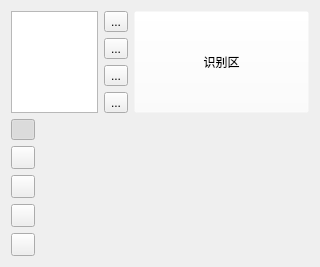
<?xml version="1.0" encoding="UTF-8"?>
<ui version="4.0">
 <class>WrittingPanel</class>
 <widget class="QWidget" name="WrittingPanel">
  <property name="geometry">
   <rect>
    <x>0</x>
    <y>0</y>
    <width>320</width>
    <height>240</height>
   </rect>
  </property>
  <property name="windowTitle">
   <string>WrittingPanel</string>
  </property>
  <layout class="QGridLayout" name="gridLayout_2">
   <item row="0" column="0">
    <layout class="QGridLayout" name="gridLayout" rowstretch="2,8" columnstretch="1,11">
     <property name="sizeConstraint">
      <enum>QLayout::SetDefaultConstraint</enum>
     </property>
     <item row="1" column="0">
      <layout class="QVBoxLayout" name="verticalLayout">
       <item>
        <widget class="QToolButton" name="tbtn_rubber">
         <property name="sizePolicy">
          <sizepolicy hsizetype="Preferred" vsizetype="Preferred">
           <horstretch>10</horstretch>
           <verstretch>10</verstretch>
          </sizepolicy>
         </property>
         <property name="focusPolicy">
          <enum>Qt::TabFocus</enum>
         </property>
         <property name="styleSheet">
          <string notr="true"/>
         </property>
         <property name="text">
          <string/>
         </property>
         <property name="iconSize">
          <size>
           <width>14</width>
           <height>14</height>
          </size>
         </property>
         <property name="checkable">
          <bool>true</bool>
         </property>
         <property name="checked">
          <bool>true</bool>
         </property>
        </widget>
       </item>
       <item>
        <widget class="QToolButton" name="tbtn_set">
         <property name="sizePolicy">
          <sizepolicy hsizetype="Preferred" vsizetype="Preferred">
           <horstretch>10</horstretch>
           <verstretch>10</verstretch>
          </sizepolicy>
         </property>
         <property name="focusPolicy">
          <enum>Qt::TabFocus</enum>
         </property>
         <property name="styleSheet">
          <string notr="true"/>
         </property>
         <property name="text">
          <string/>
         </property>
        </widget>
       </item>
       <item>
        <widget class="QToolButton" name="tbtn_undo">
         <property name="sizePolicy">
          <sizepolicy hsizetype="Preferred" vsizetype="Preferred">
           <horstretch>10</horstretch>
           <verstretch>10</verstretch>
          </sizepolicy>
         </property>
         <property name="focusPolicy">
          <enum>Qt::TabFocus</enum>
         </property>
         <property name="styleSheet">
          <string/>
         </property>
         <property name="text">
          <string/>
         </property>
        </widget>
       </item>
       <item>
        <widget class="QToolButton" name="tbtn_cls">
         <property name="sizePolicy">
          <sizepolicy hsizetype="Preferred" vsizetype="Preferred">
           <horstretch>10</horstretch>
           <verstretch>10</verstretch>
          </sizepolicy>
         </property>
         <property name="focusPolicy">
          <enum>Qt::TabFocus</enum>
         </property>
         <property name="styleSheet">
          <string/>
         </property>
         <property name="text">
          <string/>
         </property>
        </widget>
       </item>
       <item>
        <widget class="QToolButton" name="tbtn_exit">
         <property name="sizePolicy">
          <sizepolicy hsizetype="Preferred" vsizetype="Preferred">
           <horstretch>10</horstretch>
           <verstretch>10</verstretch>
          </sizepolicy>
         </property>
         <property name="focusPolicy">
          <enum>Qt::TabFocus</enum>
         </property>
         <property name="styleSheet">
          <string notr="true"/>
         </property>
         <property name="text">
          <string/>
         </property>
        </widget>
       </item>
      </layout>
     </item>
     <item row="1" column="1">
      <widget class="QWidget" name="widget" native="true"/>
     </item>
     <item row="0" column="0" colspan="2">
      <layout class="QHBoxLayout" name="horizontalLayout" stretch="8,1,16">
       <item>
        <widget class="QTextEdit" name="historyPanel">
         <property name="sizePolicy">
          <sizepolicy hsizetype="Preferred" vsizetype="Preferred">
           <horstretch>0</horstretch>
           <verstretch>0</verstretch>
          </sizepolicy>
         </property>
         <property name="cursor" stdset="0">
          <cursorShape>OpenHandCursor</cursorShape>
         </property>
         <property name="acceptDrops">
          <bool>false</bool>
         </property>
         <property name="readOnly">
          <bool>true</bool>
         </property>
        </widget>
       </item>
       <item>
        <layout class="QVBoxLayout" name="verticalLayout_2">
         <item>
          <widget class="QToolButton" name="toolButton">
           <property name="sizePolicy">
            <sizepolicy hsizetype="Preferred" vsizetype="Preferred">
             <horstretch>0</horstretch>
             <verstretch>0</verstretch>
            </sizepolicy>
           </property>
           <property name="text">
            <string>...</string>
           </property>
          </widget>
         </item>
         <item>
          <widget class="QToolButton" name="toolButton_2">
           <property name="sizePolicy">
            <sizepolicy hsizetype="Preferred" vsizetype="Preferred">
             <horstretch>0</horstretch>
             <verstretch>0</verstretch>
            </sizepolicy>
           </property>
           <property name="text">
            <string>...</string>
           </property>
          </widget>
         </item>
         <item>
          <widget class="QToolButton" name="toolButton_3">
           <property name="sizePolicy">
            <sizepolicy hsizetype="Preferred" vsizetype="Preferred">
             <horstretch>0</horstretch>
             <verstretch>0</verstretch>
            </sizepolicy>
           </property>
           <property name="text">
            <string>...</string>
           </property>
          </widget>
         </item>
         <item>
          <widget class="QToolButton" name="toolButton_4">
           <property name="sizePolicy">
            <sizepolicy hsizetype="Preferred" vsizetype="Preferred">
             <horstretch>0</horstretch>
             <verstretch>0</verstretch>
            </sizepolicy>
           </property>
           <property name="text">
            <string>...</string>
           </property>
          </widget>
         </item>
        </layout>
       </item>
       <item>
        <widget class="QToolButton" name="recognizePanel">
         <property name="sizePolicy">
          <sizepolicy hsizetype="Preferred" vsizetype="Preferred">
           <horstretch>0</horstretch>
           <verstretch>0</verstretch>
          </sizepolicy>
         </property>
         <property name="styleSheet">
          <string notr="true">background-color: rgba(255, 255, 255, 0);
border-color: rgb(0, 0, 0);</string>
         </property>
         <property name="text">
          <string>识别区</string>
         </property>
        </widget>
       </item>
      </layout>
     </item>
    </layout>
   </item>
  </layout>
 </widget>
 <resources>
  <include location="../chemink.qrc"/>
 </resources>
 <connections/>
</ui>
